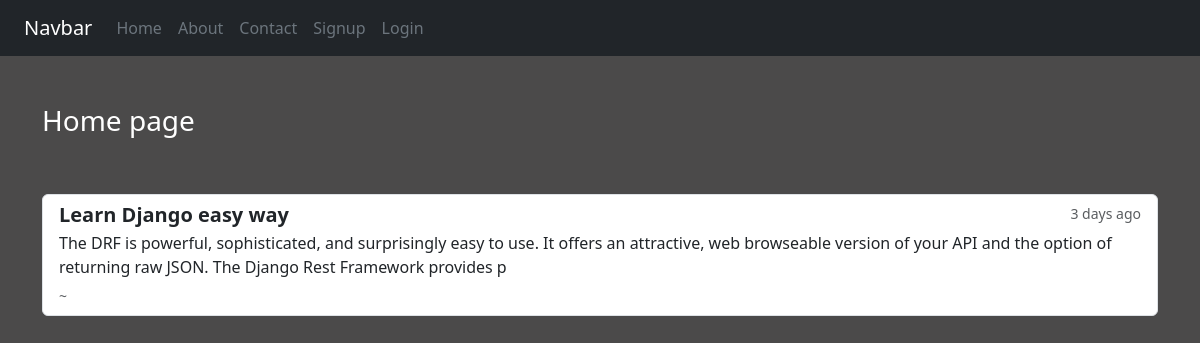
The app's page /, older data.
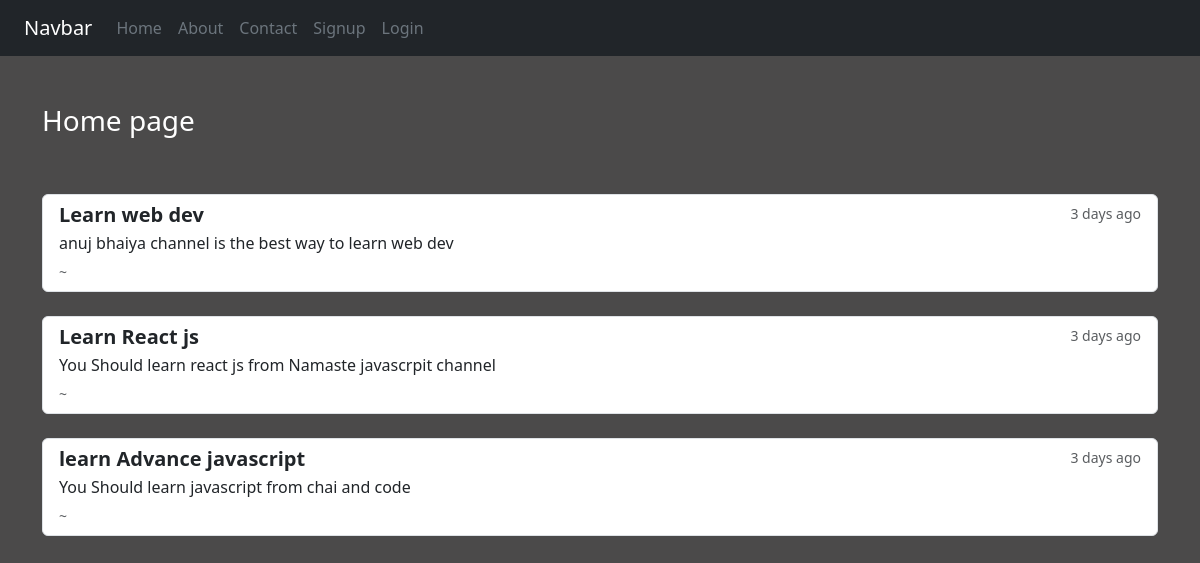
The same page, newer data.
### blog/models.py (models this page shows)
class Post(models.Model):
    title = models.CharField(max_length=50)
    desc = models.TextField(max_length=200)

### blog/views.py (the view)
# urls.py: 2. Add a URL to urlpatterns:  path('', views.home, name='home')
def home(request):
    posts = Post.objects.all()
    user = request.user
    full_name = user.get_username()
    gps = user.groups.all()
    return render(request, 'blog/home.html' , {'posts':posts, "full_name":full_name, 'gps':gps})

### blog/templates/blog/home.html (shortened to what this page needs)
{% extends 'blog/base.html' %} {% load static %}  {% block content %}
<div class="cl-sm-10">
  <h3 class="text-white my-5">Home page</h3>
  {% for post in posts %}
  <div class="list-group my-2">
    <a href="#" class="list-group-item list-group-item-action my-2">
      <div class="d-flex w-100 justify-content-between">
        <h5 class="mb-1 fw-bold">{{post.title}}</h5>
        <small class="text-body-secondary">3 days ago</small>
      </div>
      <p class="mb-1">
        {{post.desc}}
      </p>
      <small class="text-body-secondary">~{{full_name}} {% for group in gps %} <sub>{{group.name}}</sub>{% endfor %} </small>
    </a>
  </div>
  {% endfor %}
</div>
{% endblock %}

Row changes from the older to the newer data that the page shows:
removed Post: title "Learn Django easy way", desc "The DRF is powerful, sophisticated, and surprisingly easy to use. It offers an attractive, web browseable version of your API and the option of returning raw JSON. The Django Rest Framework provides p"
added Post: title "Learn web dev", desc "anuj bhaiya channel is the best way to learn web dev"
added Post: title "Learn React js", desc "You Should learn react js from Namaste javascrpit channel"
added Post: title "learn Advance javascript", desc "You Should learn javascript from chai and code"
